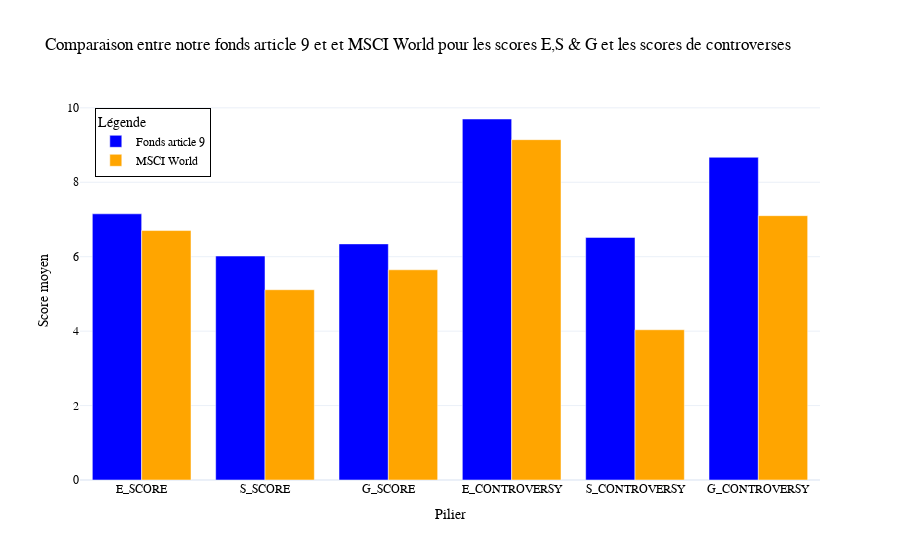

Source (notebook cell):
### Code cell
scores = ['SCOPE_1', 'SCOPE_2', 'SCOPE_3', 'FOOTPRINT_SCOPE_1', 'FOOTPRINT_SCOPE_2', 'FOOTPRINT_SCOPE_3']

# 📌 Calcul des valeurs pour df6 (portefeuille optimisé)
df6_values = [
    (df6['Poids'] * df6[metric]).sum() if metric in df6.columns else None for metric in scores
]

# 📌 Calcul des valeurs pour df (MSCI World)
df_values = [
    (df['Weight in MSCI World'] * df[metric]).sum() if metric in df.columns else None for metric in scores
]

# 📌 Création du graphique
x = np.arange(len(scores))  # Indices des barres

fig = go.Figure()

# 🔹 Barres pour le portefeuille optimisé (df6)
fig.add_trace(go.Bar(
    x=[x for x in scores],
    y=df6_values,
    name="Fonds article 9",
    marker_color='blue'
))

# 🔹 Barres pour MSCI World (df)
fig.add_trace(go.Bar(
    x=[x for x in scores],
    y=df_values,
    name="MSCI World",
    marker_color='orange'
))

# 📌 Personnalisation du graphique
fig.update_layout(
    title="Comparaison entre notre fonds article 9 et et MSCI World pour les scores E,S & G et les scores de controverses",
    xaxis_title="Pilier",
    yaxis_title="Score moyen",
    barmode='group',
    template='plotly_white',
    font=dict(
        family="Arial, sans-serif",
        size=12,
        color="black"
    ),
    legend=dict(
        title="Légende",
        x=0.02, y=0.98,
        bgcolor='rgba(255,255,255,0.7)',
        bordercolor='black',
        borderwidth=1
    )
)

# 📌 Affichage
fig.show()

### Figure 1 — Plotly figure (JSON) as saved in the notebook; plotly's stock layout.template omitted (floating-point values rounded to 4 significant figures)
{"data": [{"marker": {"color": "blue"}, "name": "Fonds article 9", "type": "bar", "x": ["E_SCORE", "S_SCORE", "G_SCORE", "E_CONTROVERSY", "S_CONTROVERSY", "G_CONTROVERSY"], "y": [7.152, 6.018, 6.344, 9.7, 6.518, 8.672]}, {"marker": {"color": "orange"}, "name": "MSCI World", "type": "bar", "x": ["E_SCORE", "S_SCORE", "G_SCORE", "E_CONTROVERSY", "S_CONTROVERSY", "G_CONTROVERSY"], "y": [6.702, 5.113, 5.648, 9.145, 4.037, 7.103]}], "layout": {"barmode": "group", "font": {"color": "black", "family": "Arial, sans-serif", "size": 12}, "legend": {"bgcolor": "rgba(255,255,255,0.7)", "bordercolor": "black", "borderwidth": 1, "title": {"text": "Légende"}, "x": 0.02, "y": 0.98}, "title": {"text": "Comparaison entre notre fonds article 9 et et MSCI World pour les scores E,S & G et les scores de controverses"}, "xaxis": {"title": {"text": "Pilier"}}, "yaxis": {"title": {"text": "Score moyen"}}}}
